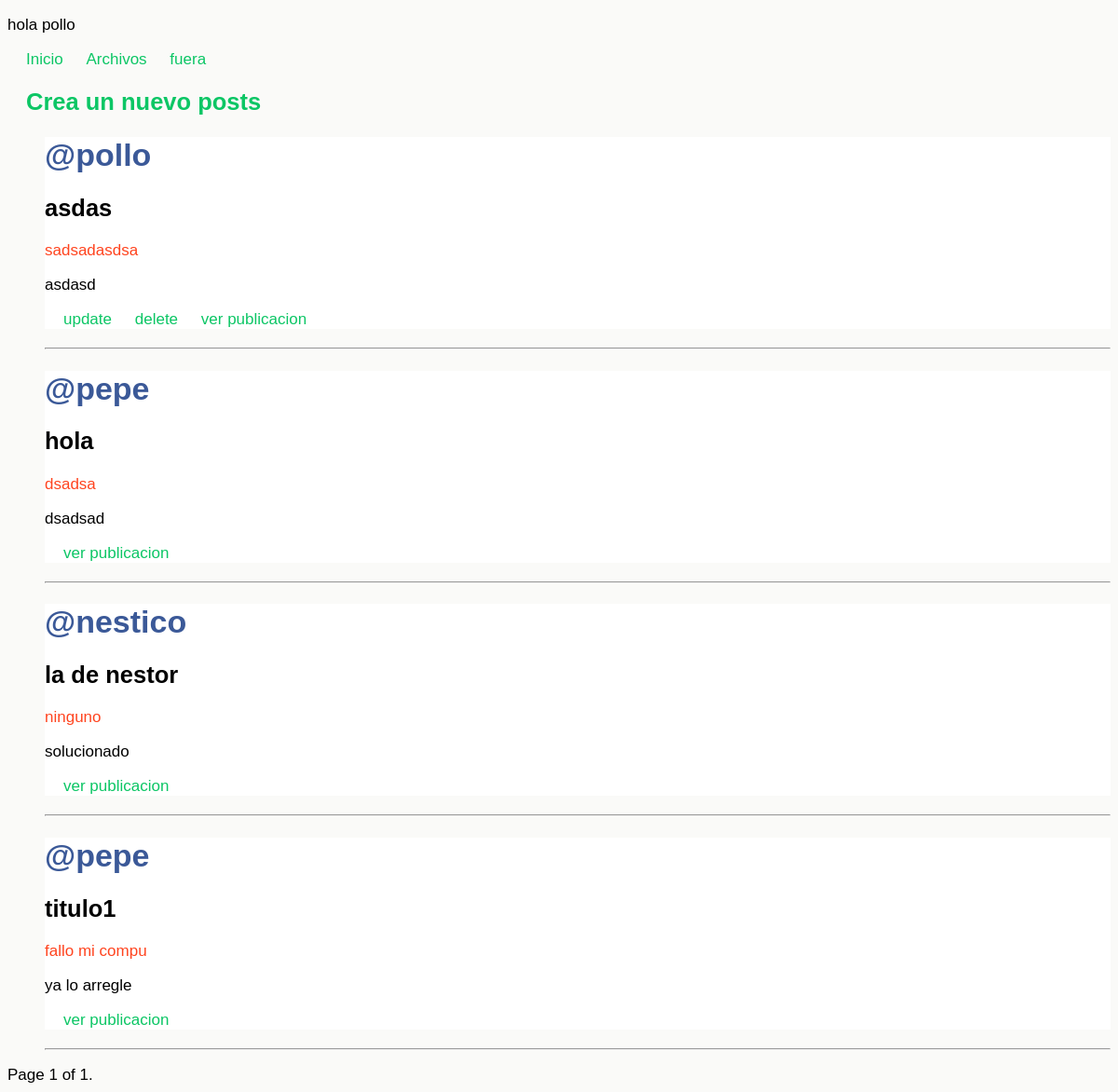
Page /post/ (signed in) on the committed database.
### posts/models.py (models this page shows, shortened)
class PostsModels(models.Model):
     userforeign = models.ForeignKey(User, on_delete=models.CASCADE)
     title=models.CharField(max_length=50,null=True)
     problem=models.CharField(max_length=250,null=False)
     solution=models.CharField(max_length=250,null=False)
     class Meta:
        ordering = ["-pk",]

### posts/views.py (the view)
# urls.py: path("",include("posts.urls")),
class posts(ListView):
    model= PostsModels
    template_name="posts_global/posts.html"
    paginate_by = 10

### templates/posts_global/posts.html (shortened to what this page needs)
{% extends "global.html"%} {% block container %}
<div>
    <div>
        <h2>
            <a href='{% url "postsnew"  %}' class="newposts">Crea un nuevo posts </a>
        </h2>
    </div>
    <ul>
        {% for object in object_list %}
        <div class="contenedor">
            <h1 class="users">@{{ object.userforeign }}</h1>
            <h2 class="title">{{ object.title }}</h2>
            <p class="problem">{{ object.problem }}</p>
            <p class="solution">{{ object.solution }}</p>
            {% if request.user == object.userforeign %}
            <a class="update" href='{% url "post-update" object.id  %}'>update</a> {% endif %} {% if request.user == object.userforeign %}
            <a class="delete" href='{% url "post-delete" object.id  %}'>delete</a> {% endif %}
            <a class="detail" href='{% url "detail-post" object.id %}'>ver publicacion</a>
        </div>
        <hr/>
        {% empty %}
        <li class="nofound">No hay Elementos en esta lista.</li>
        {% endfor %}
    </ul>
    <div class="pagination">
        <span class="step-links">
            <span class="current">
                Page {{ page_obj.number }} of {{ page_obj.paginator.num_pages }}.
            </span>
        </span>
    </div>
</div>
{% endblock %}

### templates/global.html (shortened to what this page needs)
<!DOCTYPE html>
<html lang="es">
<head>
</head>
<body>
    <nav>
        <p class="login-user">hola {{request.user}}</p>
        <div>
            <a href='{% url "posts" %}'>Inicio</a>
            <a href='{% url "pictures" %}'>Archivos</a>
            <a class="logout" href="/logout">fuera</a>
        </div>
    </nav>
    {% block container %} {% endblock%}
</body>
</html>

### templates/posts_global/posts.html (style rules this page uses)
body { background-color: #fafaf8; font-family:Arial; color:black; font-size:17px; }
a { text-decoration: none; color:#0cc665; margin-left:20px; }
ul div { background:white; margin-bottom:20px }
h1 { color:#3b5998 }
.problem { color:#ff441f }

### rows in the picture
PostsModels: userforeign "pollo", title "asdas", problem "sadsadasdsa", solution "asdasd", shows "update", shows "delete"
PostsModels: userforeign "pepe", title "hola", problem "dsadsa", solution "dsadsad"
PostsModels: userforeign "nestico", title "la de nestor", problem "ninguno", solution "solucionado"
PostsModels: userforeign "pepe", title "titulo1", problem "fallo mi compu", solution "ya lo arregle"

### other values in the picture
{{ request.user }} "pollo"
{{ page_obj.number }} "1"
{{ page_obj.paginator.num_pages }} "1"
